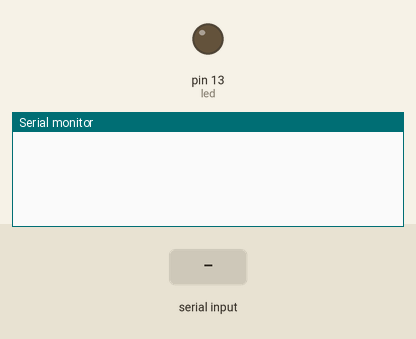
Simulated run of this sketch. Board: Arduino Uno, built with avr-gcc and run on an emulated ATmega328P. On the bench: output pins drawn as LEDs (lit = HIGH), the last lines printed to the serial monitor. The inputs (shaded band) are chosen by the test bench.

Above: at 1.2 s.
1.3 s: "el" received over Serial
At 1.8 s:
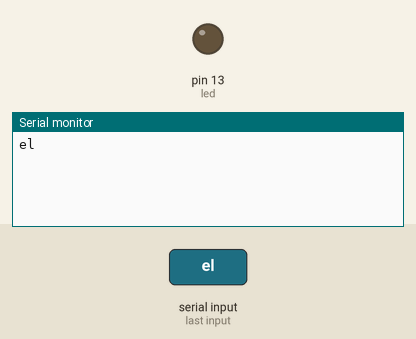
2.8 s: "al" received over Serial
At 4.0 s:
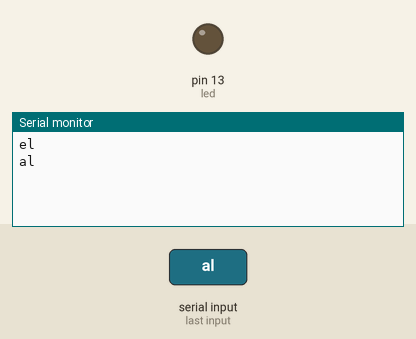
4.3 s: "tad" received over Serial
At 5.3 s:
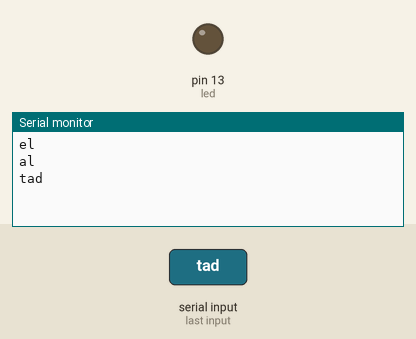

Measured:
- after the input at 1.3 s, the serial monitor: prints a new line at once (image 1)
- after the input at 2.8 s, the serial monitor: prints a new line at once (image 2)
- after the input at 4.3 s, the serial monitor: prints a new line at once (image 3)

The sketch:

1-Emisor.ino
```cpp
#include <SoftwareSerial.h>
char inByte = 0;
int i = 0;
String str = "";
char buf[128];
char mensaje = 0;
int comando = 0;
int contador = 0;
char arreglo[32];
int led = LED_BUILTIN;
SoftwareSerial puertoMaestro(11,10); //led azul(10,11);led verde(11,10)

void setup() {
  Serial.begin(57600);
  while (!Serial) {
    ;
  }
  puertoMaestro.begin(57600);
  pinMode(led, OUTPUT);
}

void loop() {

  while (Serial.available() > 0) {

    comando = Serial.read();

    arreglo[i] = comando;

    str.concat(arreglo[i]);

    i++;

  }

  comandoSelecto();

}
```

1-ConversionEnvio.ino
```cpp
void conversionEnvio()
{
  str.toCharArray(buf, 16);
    puertoMaestro.write(buf);
    delay(10);
}


void limpiar()
{
  str = "";
    for (i = 0; i <= 16; i++)
    {
      arreglo[i] = 0;
      buf[i] = 0;
    }

}
```

1-comandos.ino
```cpp
void comandoSelecto()
{


  if (str == "el")
  {
    Serial.println(str);
    conversionEnvio();
    limpiar();
  }


  if (str == "al")
  {
    Serial.println(str);
    conversionEnvio();
    limpiar();
  }
  if (str == "tad")
  {
    Serial.println(str);
    conversionEnvio();
    limpiar();
  }
  if (str == "tat")
  {
    Serial.println(str);
    conversionEnvio();
    limpiar();
  }
  if (str == "maa")
  {
    Serial.println(str);
    conversionEnvio();
    limpiar();
  }
  if (str == "maat")
  {
    Serial.println(str);
    conversionEnvio();
    limpiar();
  }
  if (str == "mba")
  {
    Serial.println(str);
    conversionEnvio();
    limpiar();
  }
  if (str == "mbat")
  {
    Serial.println(str);
    conversionEnvio();
    limpiar();
  }
  if (str == "mca")
  {
    Serial.println(str);
    conversionEnvio();
    limpiar();
  }
  if (str == "mcat")
  {
    Serial.println(str);
    conversionEnvio();
    limpiar();
  }
  if (str == "mda")
  {
    Serial.println(str);
    conversionEnvio();
    limpiar();
  }
  if (str == "mdat")
  {
    Serial.println(str);
    conversionEnvio();
    limpiar();
  }
}
```
